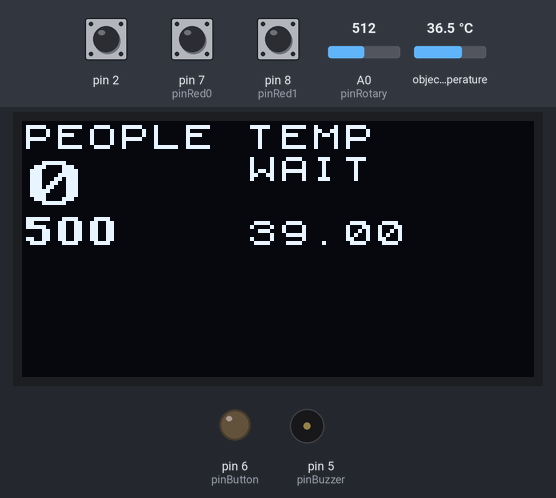
This sketch was run on a simulated Arduino Uno, built with avr-gcc and run on an emulated ATmega328P. On the bench: 128×64 one-colour display, output pins drawn as LEDs (lit = HIGH), buzzer (waves = sounding). The inputs (shaded band) are chosen by the test bench; at power-on: object temperature 36.5 °C, A0 (pinRotary) = 512, pin 2 HIGH, pin 7 (pinRed0) HIGH, pin 8 (pinRed1) HIGH.

Above: at 1.2 s.
1.3 s: object temperature set to 38.8 °C
2.8 s: object temperature set to 39.4 °C
At 3.7 s:
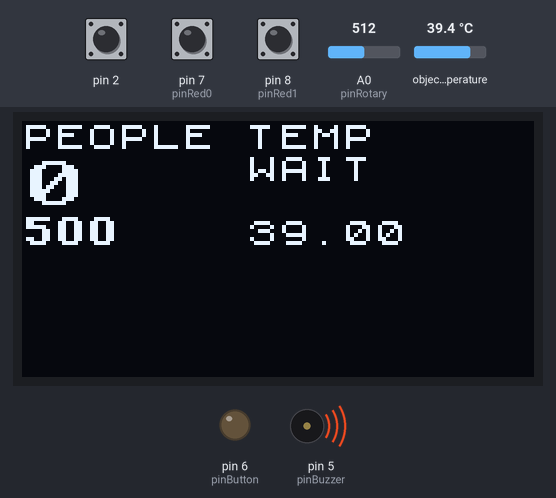
4.3 s: A0 (pinRotary) set to 716
At 5.6 s:
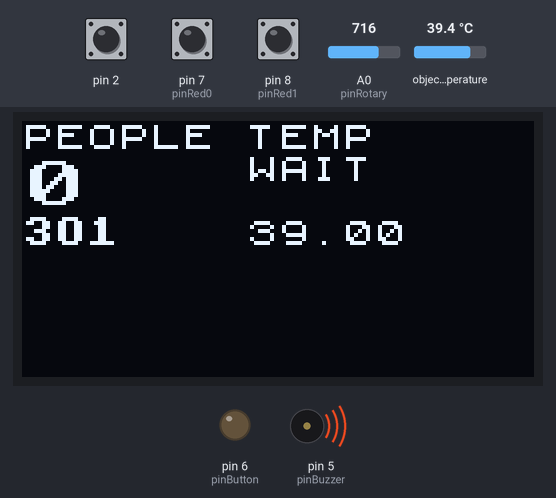
6.0 s: A0 (pinRotary) set to 900
At 7.3 s:
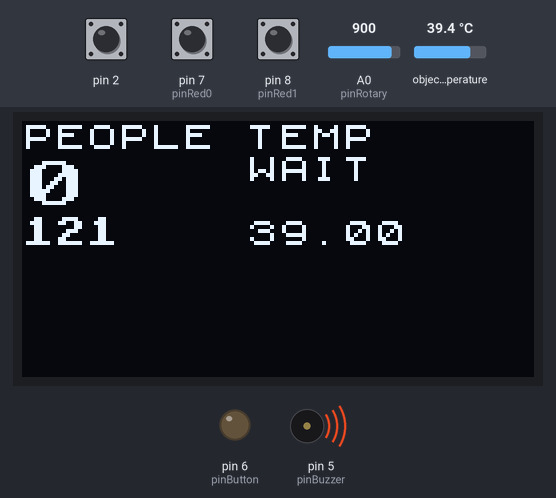
7.6 s: A0 (pinRotary) set to 1023
At 8.7 s:
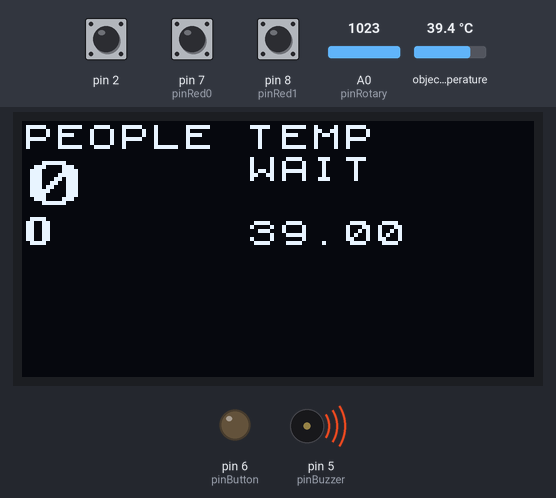
Timing chart, 0 to 10.2 s (numbered marks = the images above; inputs shaded):
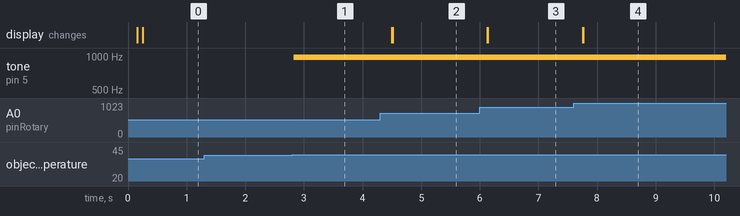

Measured:
- the behaviour switches between 38.9 and 39 °C on object temperature (found by bisection; images 0 and 1)
- after the input at 1.3 s, every drawn part: stays the same
- after the input at 2.8 s, tone on pin 5 (pinBuzzer): silent → 977 Hz at once
- after the input at 4.3 s, the display: first changes after 0.20 s (image 2 shows a later state)
- after the input at 6.0 s, the display: first changes after 0.13 s (image 3 shows a later state)
- after the input at 7.6 s, the display: first changes after 0.15 s (image 4 shows a later state)

The sketch:

sketch_oct17a.ino
```cpp
#include <Arduino.h>
#include <U8x8lib.h>
#include <Wire.h>
#include <Adafruit_MLX90614.h>

// 类实例化
U8X8_SSD1306_128X64_ALT0_HW_I2C u8x8(/* reset=*/ U8X8_PIN_NONE);
Adafruit_MLX90614 mlx = Adafruit_MLX90614();

// 引脚定义
int pinButton = 6;
int pinRotary = A0;
// int pinSensor = D4;
int pinRed0 = 7;
int pinRed1 = 8;
int pinBuzzer = 5;

int pinInterrupt = 0;

// 变量定义
int maxPeople = 100;
float maxTemp = 39.0;

int curPeople = 0;

int stateButton = 0;
bool stateModify = false;
bool before = false;
bool firstSet = false;

bool state0 = false;
bool state1 = false;
bool prevState0 = true;
bool prevState1 = true;
bool firstPassed = false;

uint32_t t = 0;

uint8_t *fontNormal = u8x8_font_chroma48medium8_r;
uint8_t *fontBold = u8x8_font_victoriabold8_r;
uint8_t *fontBig = u8x8_font_px437wyse700b_2x2_r;

// 中断处理函数
void interruptHandler() {
    t = millis();
}

// 浮点map
float mapfloat(float x, float in_min, float in_max, float out_min, float out_max)
{
 return (x - in_min) * (out_max - out_min) / (in_max - in_min) + out_min;
}

void setup() {
	Serial.begin(9600);
	pinMode(pinButton, OUTPUT);
	pinMode(pinRotary, INPUT);
    // pinMode(pinSensor, OUTPUT);
    pinMode(pinRed0, INPUT);
    pinMode(pinRed1, INPUT);
    u8x8.setBusClock(1);
	u8x8.begin();
	u8x8.setFlipMode(1);
    mlx.begin();
    attachInterrupt(pinInterrupt, interruptHandler, FALLING);
}
void loop() {
    // 检测是否切换修改
    if ((digitalRead(pinButton) == HIGH) && (millis() - t > 300)) {
        t = millis();
        stateModify = !stateModify;
    }

    // 获取人数上限
	if (!stateModify) maxPeople = map(analogRead(pinRotary), 0, 1023, 1000, 0);

    // 人体通过判断
    int curRed0 = digitalRead(pinRed0);
    int curRed1 = digitalRead(pinRed1);

    if (state0 == false && curRed0 == LOW) {
        state0 = true;
    }
    if (state0 == true && curRed0 == HIGH) {
        firstPassed = !firstPassed;
        state0 = false;
    }
    if (state1 == false && curRed1 == LOW) {
        state1 = true;
    }
    if (state1 == true && curRed1 == HIGH && firstPassed == true) {
        curPeople += 1;
        firstPassed = false;
    }
    if (state1 == true && curRed1 == HIGH) {
        state1 = false;
    }

    // 获取当前温度
    float curTemp = mlx.readObjectTempC();
    // 报警
    if (curPeople > maxPeople || curTemp > maxTemp) {
        analogWrite(pinBuzzer, 1);
    } else analogWrite(pinBuzzer, 0);
    // Serial.println(curTemp);
    // float curAmbTemp = mlx.readAmbientTempC();
    // Serial.println(curRed0);
    // Serial.println(curRed1);

    // 显示输出
    u8x8.setFont(fontNormal);
    u8x8.setCursor(0, 0);
    u8x8.print("PEOPLE");
    u8x8.setCursor(0, 1);
    u8x8.setFont(fontBig);
    u8x8.print(curPeople);
    u8x8.setCursor(0, 3);
    if (!stateModify) u8x8.setFont(fontBold); else u8x8.setFont(fontNormal);
    u8x8.print(maxPeople);
    u8x8.print("   ");

    if (stateModify) maxTemp = mapfloat(analogRead(pinRotary), 0.0, 1023.0, 42.0, 32.0); // 获取温度上限
    u8x8.setFont(fontNormal);
    u8x8.setCursor(7, 0);
    u8x8.print("TEMP");
    u8x8.setCursor(7, 1);

    if (!firstPassed) {
        u8x8.print("WAIT     ");
        u8x8.setCursor(7, 2);
        u8x8.print("         ");
    }
    if (firstPassed && curTemp < 34) {
        u8x8.print("CLOSE    ");
        u8x8.setCursor(7, 2);
        u8x8.print("         ");
    }
    if (firstPassed && curTemp > 42) {
        u8x8.print("FAR      ");
        u8x8.setCursor(7, 2);
        u8x8.print("         ");
    }
    if (firstPassed && curTemp > 34 && curTemp < 40) {
        u8x8.setFont(fontBig);
        u8x8.print(curTemp, 1);
    }
    u8x8.setCursor(7, 3);
    if (stateModify) u8x8.setFont(fontBold); else u8x8.setFont(fontNormal);
    u8x8.print(maxTemp);
    u8x8.print("   ");

    u8x8.refreshDisplay();
}
```
